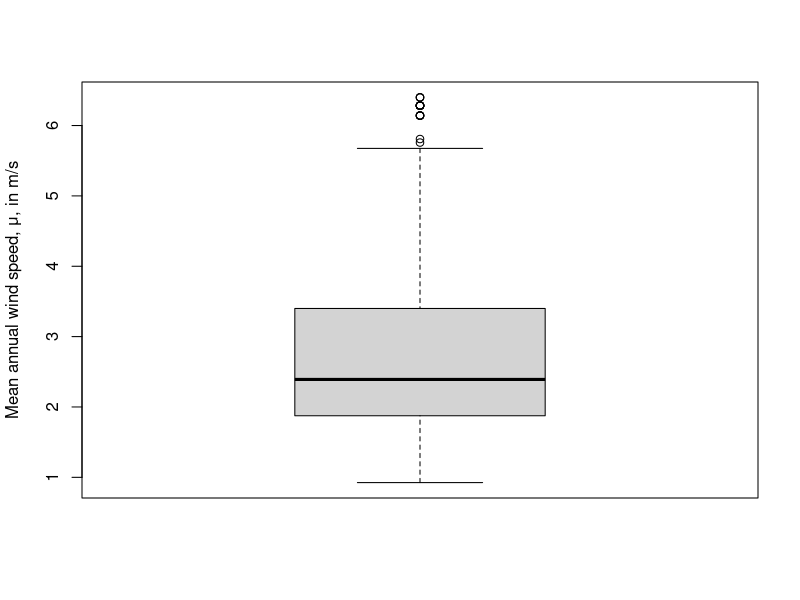
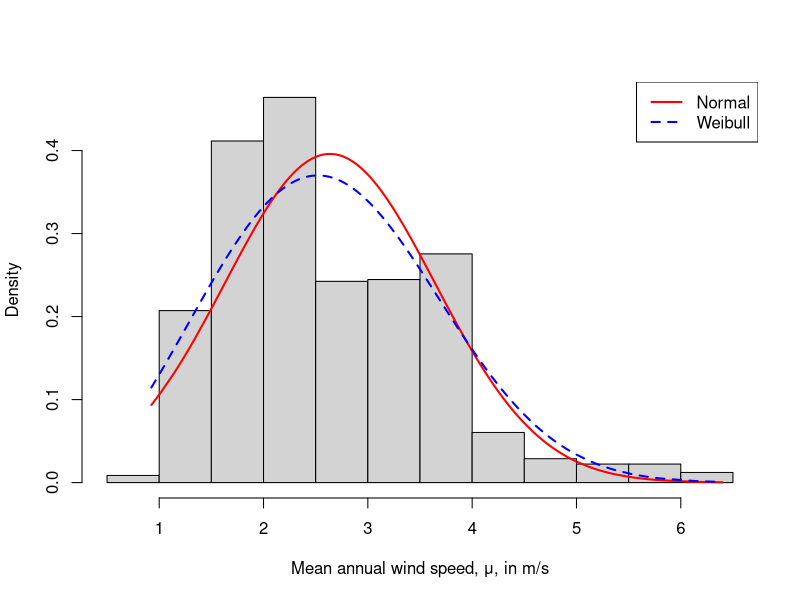

Here is the R script that generated these plots, in order:
library(openxlsx)
DAtaset <- read.xlsx("Raw dataset.xlsx")

head(DAtaset)

windspeed <- DAtaset$μ
head(windspeed)

#### checking for NA responses
sum(is.na(windspeed))

### removing NA responses
windspeed <- na.omit(windspeed)

### (a). Descriptive statistics 
library(psych)
describe(windspeed)

boxplot(windspeed,
        ylab = "Mean annual wind speed, μ, in m/s")

#### the average wind speed is about 2 m/s
#### there few extreme wind speed recorded
#### most of the wind sped recorded is greater than 2 m/s


################################################################################
###                   moment for gamma                                      ###
################################################################################
gammma_moment <- function(x)
{
  alpha <- mean(x)^2/var(x)
  beta <- mean(x)/var(x)
  mom <- c(alpha, beta)
  names(mom) <- c("alpha","beta")
  return(mom)
}

#### simulating observations from the gamma distribution with alpha = 2, beta = 3, size 100
samp <- rgamma(n = 100,
               shape = 2,
               rate = 3)
gammma_moment(samp)


### (b). log-likelihood function
weibul_likelihod <- function(x,parameters)
{
  alpha <- parameters[1]
  s <- parameters[2]
  loglikelihood <- sum(log(dweibull(x,shape =alpha,scale = s)))
  return(-loglikelihood)
}

### (c).Fit the Weibull distribution
weibull.fit <- optim(par = c(2,3),
                     fn = weibul_likelihod,
                     method = "Nelder-Mead",
                     x = windspeed)

weibull.fit


### (d). Exceedance probabilities
alpha <- weibull.fit$par[1]
s <- weibull.fit$par[2]
exceedance_prob <- pweibull(q = 6,shape = alpha,scale = s, lower.tail = FALSE)
exceedance_prob

### empirical exceedance probabilty
emp.exceedance_prob <- sum(windspeed>6)/length(windspeed)
exceedance_prob



### (e). Compare the fit of the normal and the Weibull distriution to the wind speed by supperimposing these densities on the histogram of the average wind speed data
hist(windspeed,
     xlab = "Mean annual wind speed, μ, in m/s",
     main = "",
     freq = FALSE)

### superimposing Normal distribution
library(MASS)
norm.pars <- fitdistr(x = windspeed,
         densfun = "normal")
mu <- norm.pars$estimate[1]
sd <- norm.pars$estimate[2]

# sorting the windspeed data
x <- sort(windspeed)
lines(x,
      y = dnorm(x,mean = mu,sd = sd),
      col = "red",lwd = 2,lty = 1)

### superimposing Weibull distribution
lines(x,
      y = dweibull(x=x,shape = alpha,scale = s),
      col = "blue",lwd = 2, lty  =2)


legend("topright",
       legend = c("Normal","Weibull"),
       col = c("red","blue"),
       lwd = c(2,2),
       lty = c(1,2))
